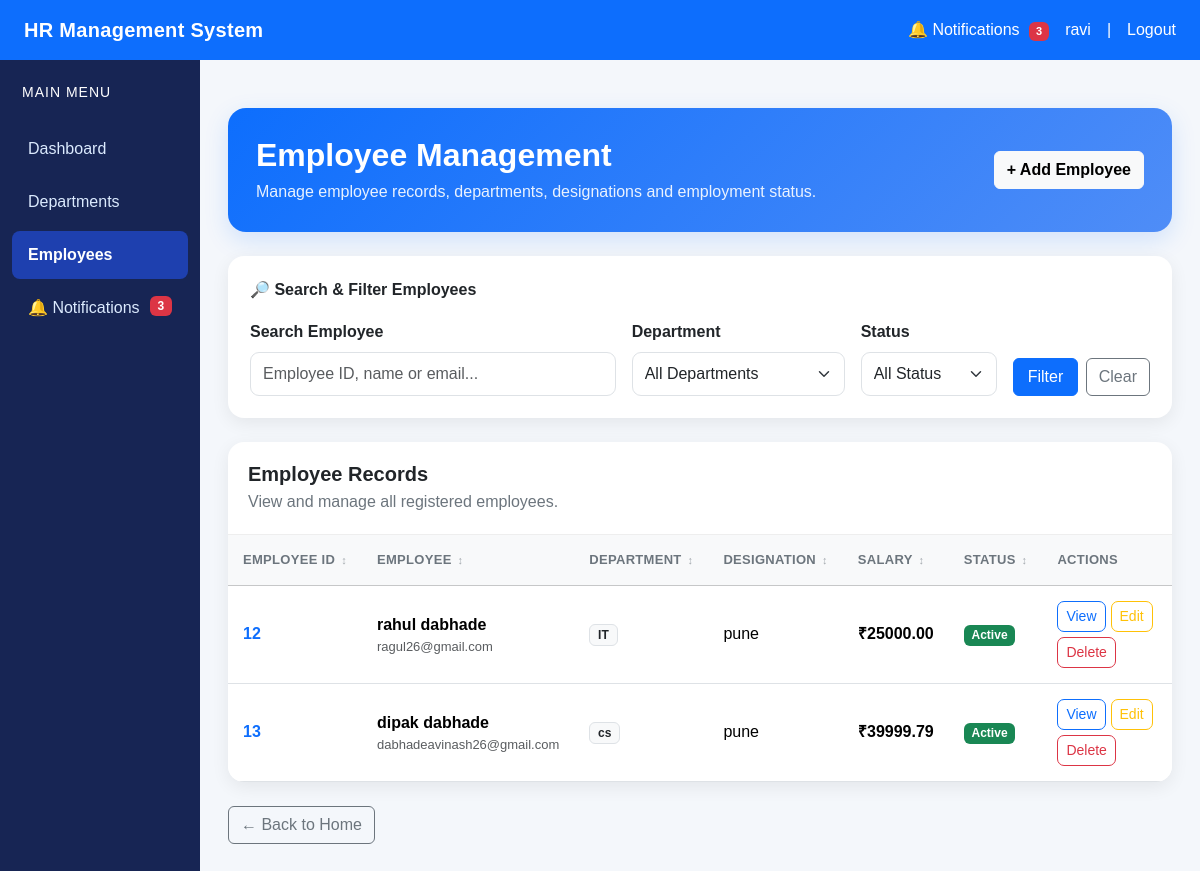
Screenshot of /employees/ (signed in) with the database file from the repository.
### employees/models.py (models this page shows, shortened)
class Employee(models.Model):
    EMPLOYMENT_STATUS = (
        ('ACTIVE', 'Active'),
        ('INACTIVE', 'Inactive'),
        ('ON_LEAVE', 'On Leave'),
        ('RESIGNED', 'Resigned'),
    )
    GENDER_CHOICES = (
        ('MALE', 'Male'),
        ('FEMALE', 'Female'),
        ('OTHER', 'Other'),
    )
    user = models.OneToOneField(
        User,
        on_delete=models.CASCADE,
        related_name='employee'
    )
    employee_id = models.CharField(
        max_length=20,
        unique=True
    )
    first_name = models.CharField(
        max_length=100
    )
    last_name = models.CharField(
        max_length=100
    )
    email = models.EmailField()
    phone = models.CharField(
        max_length=15
    )
    profile_photo = models.ImageField(
        upload_to='employees/',
        blank=True,
        null=True
    )
    department = models.ForeignKey(
        Department,
        on_delete=models.SET_NULL,
        null=True,
        related_name='employees'
    )
    designation = models.CharField(
        max_length=100
    )
    joining_date = models.DateField()
    date_of_birth = models.DateField(
        blank=True,
        null=True
    )
    gender = models.CharField(
        max_length=10,
        choices=GENDER_CHOICES
    )
    salary = models.DecimalField(
        max_digits=12,
        decimal_places=2
    )
    address = models.TextField(
        blank=True
    )
    employment_status = models.CharField(
        max_length=20,
        choices=EMPLOYMENT_STATUS,
        default='ACTIVE'
    )
    created_at = models.DateTimeField(
        auto_now_add=True
    )
    updated_at = models.DateTimeField(
        auto_now=True
    )

### departments/models.py (models this page shows, shortened)
class Department(models.Model):
    name = models.CharField(max_length=100, unique=True)
    description = models.TextField(blank=True)
    created_at = models.DateTimeField(auto_now_add=True)
    is_active = models.BooleanField(default=True)

### employees/views.py (the view, shortened to what this page needs)
# urls.py: path('employees/', views.employee_list, name='employee_list'),
@login_required
def employee_list(request):
    if not hasattr(request.user, 'profile'):
        raise PermissionDenied
    if request.user.profile.role not in ['ADMIN', 'HR']:
        raise PermissionDenied
    employees = Employee.objects.select_related(
        'department',
        'user'
    ).all()
    search = request.GET.get(
        'search',
        ''
    ).strip()
    department = request.GET.get(
        'department',
        ''
    )
    status = request.GET.get(
        'status',
        ''
    )
    if department:
        employees = employees.filter(
            department_id=department
        )
    if status:
        employees = employees.filter(
            employment_status=status
        )
    departments = Department.objects.filter(
        is_active=True
    )
    return render(
        request,
        'employees/employee_list.html',
        {
            'employees': employees,
            'departments': departments,
            'search': search,
            'selected_department': department,
            'selected_status': status,
        }
    )

### notifications/context_processors.py (called while the page is built)
def notification_count(request):
    if request.user.is_authenticated:
        unread_count = Notification.objects.filter(
            user=request.user,
            is_read=False
        ).count()
        return {
            'unread_notifications_count': unread_count
        }
    return {
        'unread_notifications_count': 0
    }

### templates/employees/employee_list.html (shortened to what this page needs)
{% extends 'base.html' %}
{% block content %}
<div class="container employee-page">
    <div class="page-header d-flex justify-content-between align-items-center flex-wrap gap-3">
        <div>
            <h2>Employee Management</h2>
            <p>
                Manage employee records, departments, designations and employment status.
            </p>
        </div>
        <a href="{% url 'employee_create' %}"
           class="btn btn-light fw-semibold">
            + Add Employee
        </a>
    </div>
    <div class="filter-card">
        <div class="filter-title">
            🔎 Search & Filter Employees
        </div>
        <form method="GET">
            <div class="row g-3">
                <div class="col-md-5">
                    <label class="form-label fw-semibold">
                        Search Employee
                    </label>
                    <input
                        type="text"
                        name="search"
                        class="form-control"
                        placeholder="Employee ID, name or email..."
                        value="{{ search }}"
                    >
                </div>
                <div class="col-md-3">
                    <label class="form-label fw-semibold">
                        Department
                    </label>
                    <select name="department" class="form-select">
                        <option value="">
                            All Departments
                        </option>
                    </select>
                </div>
                <div class="col-md-2">
                    <label class="form-label fw-semibold">
                        Status
                    </label>
                    <select name="status" class="form-select">
                        <option value="">
                            All Status
                        </option>
                    </select>
                </div>
                <div class="col-md-2 d-flex align-items-end gap-2">
                    <button
                        type="submit"
                        class="btn btn-primary w-100">
                        Filter
                    </button>
                    <a
                        href="{% url 'employee_list' %}"
                        class="btn btn-outline-secondary">
                        Clear
                    </a>
                </div>
            </div>
        </form>
    </div>
    <div class="employee-card">
        <div class="employee-card-header">
            <h5>
                Employee Records
            </h5>
            <p>
                View and manage all registered employees.
            </p>
        </div>
        {% if employees %}
            <div class="table-responsive">
                <table class="table table-hover align-middle">
                    <thead class="table-light">
                        <tr>
                            <th>Employee ID</th>
                            <th>Employee</th>
                            <th>Department</th>
                            <th>Designation</th>
                            <th>Salary</th>
                            <th>Status</th>
                            <th>Actions</th>
                        </tr>
                    </thead>
                    <tbody>
                        {% for employee in employees %}
                            <tr>
                                <td>
                                    <span class="employee-id">
                                        {{ employee.employee_id }}
                                    </span>
                                </td>
                                <td>
                                    <div class="employee-name">
                                        {{ employee.first_name }}
                                        {{ employee.last_name }}
                                    </div>
                                    <div class="employee-email text-muted">
                                        {{ employee.email }}
                                    </div>
                                </td>
                                <td>
                                    {% if employee.department %}
                                        <span class="badge bg-light text-dark border">
                                            {{ employee.department.name }}
                                        </span>
                                    {% else %}
                                        <span class="text-muted">
                                            Unassigned
                                        </span>
                                    {% endif %}
                                </td>
                                <td>
                                    {{ employee.designation }}
                                </td>
                                <td>
                                    <span class="salary">
                                        ₹{{ employee.salary }}
                                    </span>
                                </td>
                                <td>
                                    {% if employee.employment_status == 'ACTIVE' %}
                                        <span class="badge bg-success">
                                            Active
                                        </span>
                                    {% elif employee.employment_status == 'ON_LEAVE' %}
                                        <span class="badge bg-warning text-dark">
                                            On Leave
                                        </span>
                                    {% elif employee.employment_status == 'RESIGNED' %}
                                        <span class="badge bg-danger">
                                            Resigned
                                        </span>
                                    {% else %}
                                        <span class="badge bg-secondary">
                                            Inactive
                                        </span>
                                    {% endif %}
                                </td>
                                <td>
                                    <div class="action-buttons">
                                        <a
                                            href="{% url 'employee_detail' employee.id %}"
                                            class="btn btn-sm btn-outline-primary">
                                            View
                                        </a>
                                        <a
                                            href="{% url 'employee_update' employee.id %}"
                                            class="btn btn-sm btn-outline-warning">
                                            Edit
                                        </a>
                                        <a
                                            href="{% url 'employee_delete' employee.id %}"
                                            class="btn btn-sm btn-outline-danger">
                                            Delete
                                        </a>
                                    </div>
                                </td>
                            </tr>
                        {% endfor %}
                    </tbody>
                </table>
            </div>
        {% endif %}
    </div>
    <div class="mt-4">
        <a
            href="{% url 'home' %}"
            class="btn btn-outline-secondary">
            ← Back to Home
        </a>
    </div>
</div>
{% endblock %}

### templates/base.html (shortened to what this page needs)
{% load static %}
<!DOCTYPE html>
<html lang="en">
<head>
    <link
        href="https://cdn.jsdelivr.net/npm/bootstrap@5.3.3/dist/css/bootstrap.min.css"
        rel="stylesheet"
    >
</head>
<body>
    <nav class="navbar navbar-dark bg-primary px-4">
        <a
            class="navbar-brand fw-bold"
            href="{% url 'dashboard' %}"
        >
            HR Management System
        </a>
        <div class="text-white d-flex align-items-center gap-3 flex-wrap">
            <a
                href="{% url 'notification_list' %}"
                class="text-white text-decoration-none"
            >
                🔔 Notifications
                {% if unread_notifications_count > 0 %}
                    <span class="badge bg-danger notification-badge">
                        {{ unread_notifications_count }}
                    </span>
                {% endif %}
            </a>
            <span>
                {{ request.user.username }}
            </span>
            <span>|</span>
            <a
                href="{% url 'logout' %}"
                class="text-white text-decoration-none"
            >
                Logout
            </a>
        </div>
    </nav>
    <div class="container-fluid">
        <div class="row">
            <aside class="col-md-2 sidebar">
                <h5 class="text-white mb-4">
                    MAIN MENU
                </h5>
                <a href="{% url 'dashboard' %}">
                    Dashboard
                </a>
                <a href="{% url 'department_list' %}">
                    Departments
                </a>
                <a href="{% url 'employee_list' %}">
                    Employees
                </a>
                <a href="{% url 'notification_list' %}">
                    🔔 Notifications
                    {% if unread_notifications_count > 0 %}
                        <span class="badge bg-danger float-end">
                            {{ unread_notifications_count }}
                        </span>
                    {% endif %}
                </a>
            </aside>
            <main class="col-md-10 main-content">
                {% block content %}
                {% endblock %}
            </main>
        </div>
    </div>
</body>
</html>

### templates/base.html (style rules this page uses)
body { background-color: #f4f7fb; font-family: Arial, sans-serif; margin: 0; }
.navbar { min-height: 60px; }
.navbar-brand { letter-spacing: 0.3px; }
.sidebar { min-height: 100vh; background: #172554; padding-top: 24px; }
.sidebar h5 { font-size: 14px; letter-spacing: 1px; padding-left: 10px; }
.sidebar a { display: block; color: #dbeafe; text-decoration: none; padding: 12px 16px; border-radius: 8px; margin-bottom: 5px; transition: background 0.2s ease, color 0.2s ease; }
.sidebar a.active { background: #1e40af; color: white; font-weight: bold; }
.main-content { padding: 28px; min-height: calc(100vh - 60px); }
.notification-badge { font-size: 11px; padding: 4px 7px; margin-left: 5px; }

### templates/employees/employee_list.html (style rules this page uses)
.employee-page { padding: 20px 0 40px; }
.page-header { background: linear-gradient(135deg, #0d6efd, #4f8df7); color: white; border-radius: 18px; padding: 28px; margin-bottom: 24px; box-shadow: 0 8px 25px rgba(13, 110, 253, 0.15); }
.page-header h2 { font-weight: 700; margin-bottom: 6px; }
.page-header p { margin-bottom: 0; opacity: 0.9; }
.filter-card { background: white; border: 0; border-radius: 16px; padding: 22px; margin-bottom: 24px; box-shadow: 0 5px 18px rgba(0, 0, 0, 0.07); }
.filter-title { font-weight: 700; margin-bottom: 18px; }
.form-control, .form-select { min-height: 44px; border-radius: 9px; }
.employee-card { background: white; border: 0; border-radius: 16px; box-shadow: 0 5px 18px rgba(0, 0, 0, 0.07); overflow: hidden; }
.employee-card-header { padding: 20px; border-bottom: 1px solid #eee; }
.employee-card-header h5 { font-weight: 700; margin-bottom: 4px; }
.employee-card-header p { margin-bottom: 0; color: #6c757d; }
.table { margin-bottom: 0; }
.table th { font-size: 13px; text-transform: uppercase; letter-spacing: 0.3px; color: #6c757d; white-space: nowrap; padding: 15px; }
.table td { padding: 15px; }
.employee-id { font-weight: 700; color: #0d6efd; }
.employee-name { font-weight: 600; }
.employee-email { font-size: 13px; }
.salary { font-weight: 600; }
.action-buttons { display: flex; gap: 5px; flex-wrap: wrap; }
.action-buttons .btn { border-radius: 7px; }

### rows the page displays
Employee: employee_id "12", first_name "rahul", last_name "dabhade", email "ragul26@gmail.com", department.name "IT", designation "pune", salary "25000.00", employment_status "Active"
Employee: employee_id "13", first_name "dipak", last_name "dabhade", email "dabhadeavinash26@gmail.com", department.name "cs", designation "pune", salary "39999.79", employment_status "Active"

### other values shown
{{ unread_notifications_count }} "3"
{{ request.user.username }} "ravi"
